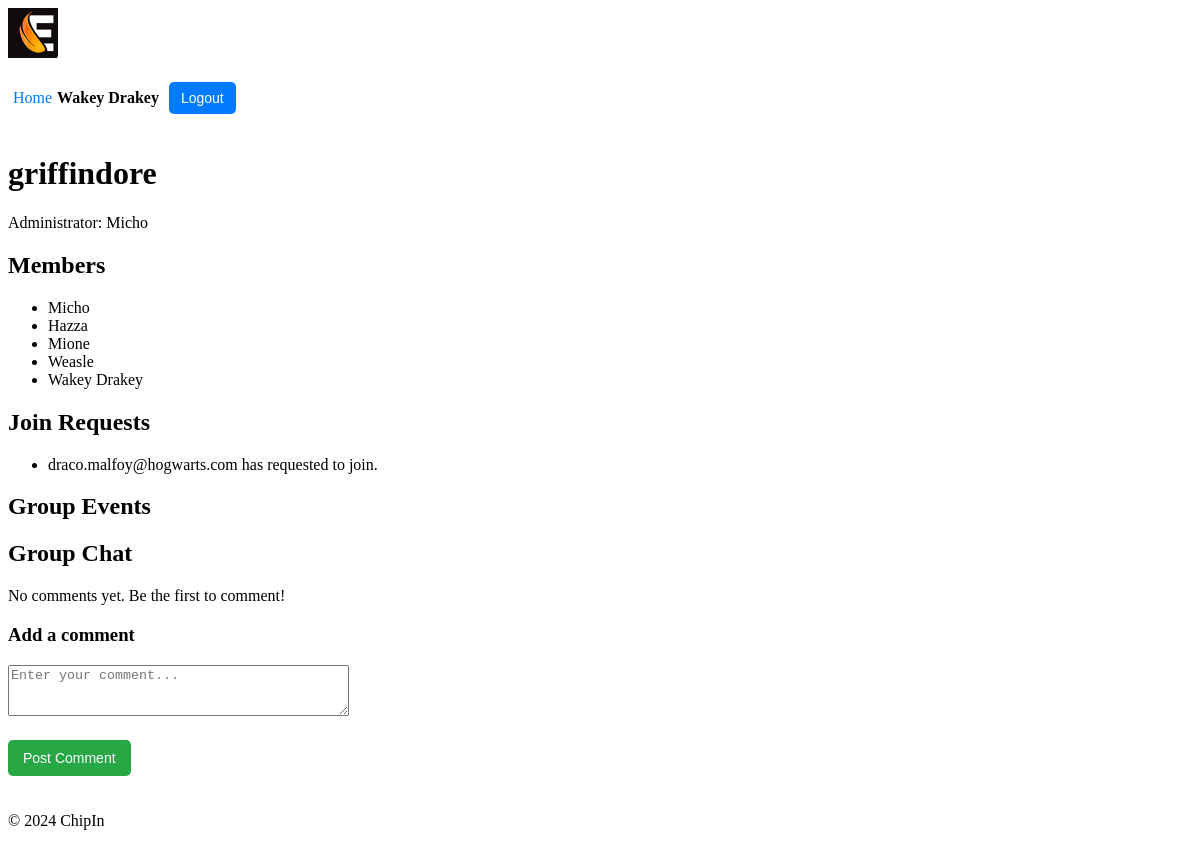
The app's page /chipin/group/2/ (signed in), older data.
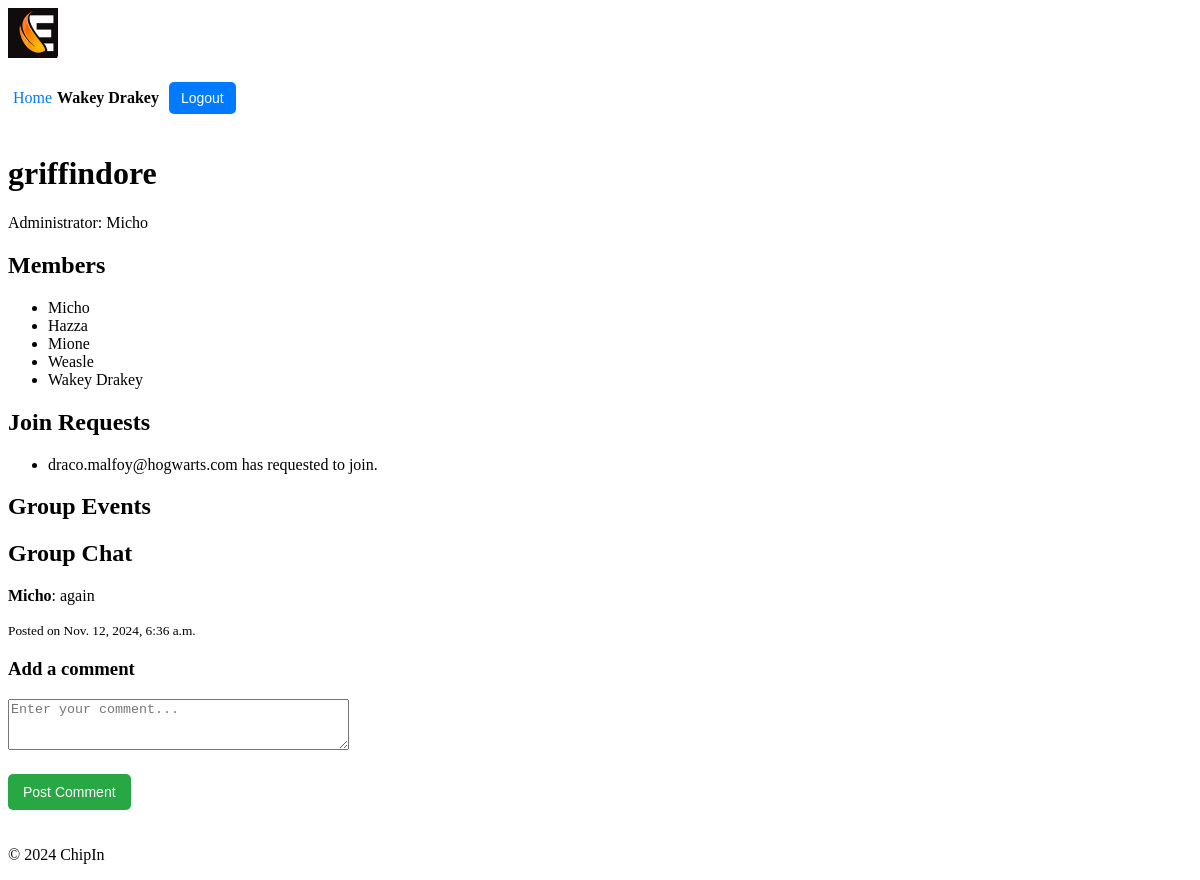
The same page, newer data.
### users/models.py (models this page shows, shortened)
class Profile(models.Model):
    user = models.OneToOneField(User, on_delete=models.CASCADE)
    first_name = models.CharField(max_length=30)
    surname = models.CharField(max_length=30)
    nickname = models.CharField(max_length=30, unique=True, null=False, blank=False)
    max_spend = models.DecimalField(max_digits=10, decimal_places=2, default=100.00)  # Max spend for each event
    balance = models.DecimalField(max_digits=10, decimal_places=2, default=100.00)  # User's current balance

### chipin/models.py (models this page shows, shortened)
class GroupJoinRequest(models.Model):
    user = models.ForeignKey(User, on_delete=models.CASCADE)
    group = models.ForeignKey(Group, on_delete=models.CASCADE, related_name='join_requests')
    is_approved = models.BooleanField(default=False)
    votes = models.ManyToManyField(User, related_name='votes', blank=True)  # Tracks users who voted
    created_at = models.DateTimeField(auto_now_add=True)

class Comment(models.Model):
    user = models.ForeignKey(User, on_delete=models.CASCADE)  # User who posted the comment
    group = models.ForeignKey(Group, related_name='comments', on_delete=models.CASCADE)  # Group associated with the comment
    content = models.TextField()  # The comment content
    created_at = models.DateTimeField(auto_now_add=True)  # Timestamp when the comment was posted
    updated_at = models.DateTimeField(auto_now=True)  # Timestamp for the latest update

### chipin/views.py (the view, shortened to what this page needs)
# urls.py: path('group/<int:group_id>/', views.group_detail, name='group_detail'),
@login_required
def group_detail(request, group_id, edit_comment_id=None):
    group = get_object_or_404(Group, id=group_id)
    comments = group.comments.all().order_by('-created_at')  # Fetch all comments for the group
    events = group.events.all()  # Fetch all events associated with the group
    if edit_comment_id: # Fetch the comment to edit, if edit_comment_id is provided
        comment_to_edit = get_object_or_404(Comment, id=edit_comment_id)
        if comment_to_edit.user != request.user:
            return redirect('chipin:group_detail', group_id=group.id)
    else:
        comment_to_edit = None
    if request.method == 'POST':
        if comment_to_edit: # Editing an existing comment
            form = CommentForm(request.POST, instance=comment_to_edit)
        else: # Adding a new comment
            form = CommentForm(request.POST)
        if form.is_valid():
            comment = form.save(commit=False)
            comment.user = request.user
            comment.group = group
            comment.save()
            return redirect('chipin:group_detail', group_id=group.id)
    else:
        form = CommentForm(instance=comment_to_edit) if comment_to_edit else CommentForm()
    event_share_info = {}
    return render(request, 'chipin/group_detail.html', {
        'group': group,
        'comments': comments,
        'form': form,
        'comment_to_edit': comment_to_edit,
        'events': events,
        'event_share_info': event_share_info,
    })

### chipin/forms.py (shortened to what this page needs)
class CommentForm(forms.ModelForm):
    class Meta:
        model = Comment
        fields = ['content']
        widgets = {
            'content': forms.Textarea(attrs={'rows': 3, 'placeholder': 'Enter your comment...'})
        }

### chipin/context_processors.py (called while the page is built)
def user_profile(request):
    if request.user.is_authenticated:
        try:
            return {'nickname': request.user.profile.nickname}
        except Profile.DoesNotExist:
            return {'nickname': request.user.username}  # Fallback to username if no profile exists
    return {}

### chipin/templates/chipin/group_detail.html (shortened to what this page needs)
{% extends 'chipin/base.html' %}
{% block content %}
    <h1>{{ group.name }}</h1>
    <p>Administrator: {{ group.admin.profile.nickname }}</p>
    <h2>Members</h2>
    <ul>
        {% for member in group.members.all %}
        <li>{{ member.profile.nickname }}</li>
        {% endfor %}
    </ul>
    {% if request.user in group.members.all %}
        <h2>Join Requests</h2>
        <ul>
            {% for request in group.join_requests.all %}
                <li>{{ request.user.username }} has requested to join.</li>
            {% endfor %}
        </ul>
    {% endif %}
    <h2>Group Events</h2>
    <h2>Group Chat</h2>
    <div class="comments-section">
        {% for comment in comments %}
            <div class="comment">
                <p><strong>{{ comment.user.profile.nickname }}</strong>: {{ comment.content }}</p>
                <small>Posted on {{ comment.created_at }}</small>
            </div>
        {% empty %}
            <p>No comments yet. Be the first to comment!</p>
        {% endfor %}
    </div>
    <h3>{% if comment_to_edit %}Edit Comment{% else %}Add a comment{% endif %}</h3>
    <form method="POST">
        <div class="form-group">
            {{ form.content }}
        </div>
        <button type="submit">{% if comment_to_edit %}Save Comment{% else %}Post Comment{% endif %}</button>
    </form>
{% endblock %}

### chipin/templates/chipin/base.html (shortened to what this page needs)
{% load static %}
<!DOCTYPE html>
<html lang="en">
<head>
    <link rel="stylesheet" href="{% static 'chipin/styles.css' %}">
</head>
<body>
    <header>
        <div class="logo">
            <img src="{% static 'chipin/logo_90.jpg' %}" alt="ChipIn Logo">
        </div>
        <div class="user-info">
            {% if request.user.is_authenticated %}
                <a href="{% url 'chipin:home' %}">Home</a> <span>{{ request.user.profile.nickname }}</span>
                <form action="{% url 'users:logout' %}" method="post">
                    <button type="submit">Logout</button>
                </form>
            {% else %}
                <a href="{% url 'users:login' %}">Login</a> <a href="{% url 'users:register' %}">Register</a>
            {% endif %}
        </div>
    </header>
    <main>
        {% block content %}
        {% endblock %}
    </main>
    <footer>
        <p>&copy; 2024 ChipIn</p>
    </footer>
</body>
</html>

Row changes from the older to the newer data that the page shows:
added Comment: user.profile.nickname "Micho", content "again", created_at "Nov. 12, 2024, 6:36 a.m."
Text that changed along with them:
text no longer shown: "No comments yet. Be the first to comment!"
